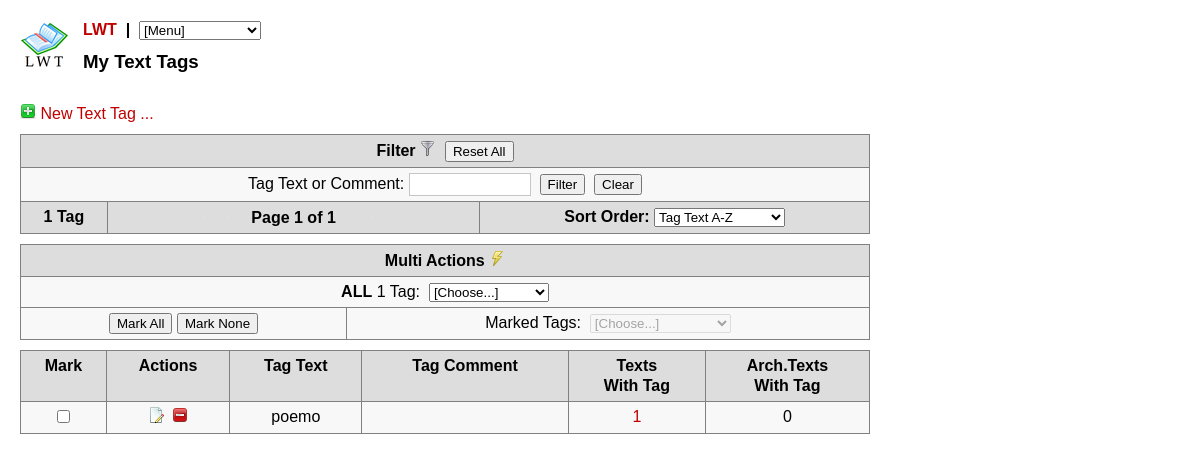
Page /lwt/edit_texttags.php on the committed database.
### tables this page shows
CREATE TABLE `tags2` (
  `T2ID` int(11) unsigned NOT NULL AUTO_INCREMENT,
  `T2Text` varchar(20) NOT NULL,
  `T2Comment` varchar(200) NOT NULL DEFAULT '',
  PRIMARY KEY (`T2ID`),
  UNIQUE KEY `T2Text` (`T2Text`)
);

### lwt/dbutils.inc.php (called while the page is built, shortened)
<?php
function do_mysqli_query($sql) {
	$res = mysqli_query($GLOBALS['DBCONNECTION'], $sql);
	if ($res == FALSE) {
		echo '</select></p></div><div style="padding: 1em; color:red; font-size:120%; background-color:#CEECF5;">' .
			'<p><b>Fatal Error in SQL Query:</b> ' .
			tohtml($sql) .
			'</p>' .
			'<p><b>Error Code &amp; Message:</b> [' .
			mysqli_errno($GLOBALS['DBCONNECTION']) .
			'] ' .
			tohtml(mysqli_error($GLOBALS['DBCONNECTION'])) .
			"</p></div><hr /><pre>Backtrace:\n\n";
		debug_print_backtrace ();
		echo '</pre><hr />';
		die('</body></html>');
	}
	else
		return $res;
}
function get_first_value($sql) {
	$res = do_mysqli_query($sql);
	$record = mysqli_fetch_assoc($res);
	if ($record)
		$d = $record["value"];
	else
		$d = NULL;
	return $d;
}
?>

### lwt/edit_texttags.php (the view, shortened to what this page needs)
<?php
require_once( 'dbutils.inc.php' );
require_once( 'utilities.inc.php' );
$currentsort = processDBParam("sort",'currenttexttagsort','1',1);
$currentpage = processSessParam("page","currenttexttagpage",'1',1);
$currentquery = processSessParam("query","currenttexttagquery",'',0);
$wh_query = convert_string_to_sqlsyntax(str_replace("*","%",$currentquery));
$wh_query = ($currentquery != '') ? (' and (T2Text like ' . $wh_query . ' or T2Comment like ' . $wh_query . ')') : '';
if (isset($_REQUEST['new'])) {
	?>
	<h4>New Tag</h4>
	<script type="text/javascript" src="js/unloadformcheck.js" charset="utf-8"></script>
	<form name="newtag" class="validate" action="<?php echo $_SERVER['PHP_SELF']; ?>" method="post">
	<table class="tab3" cellspacing="0" cellpadding="5">
	<tr>
	<td class="td1 right">Tag:</td>
	<td class="td1"><input class="notempty setfocus noblanksnocomma checkoutsidebmp" type="text" name="T2Text" data_info="Tag" value="" maxlength="20" size="20" /> <img src="icn/status-busy.png" title="Field must not be empty" alt="Field must not be empty" /></td>
	</tr>
	<tr>
	<td class="td1 right">Comment:</td>
	<td class="td1"><textarea class="textarea-noreturn checklength checkoutsidebmp" data_maxlength="200" data_info="Comment" name="T2Comment" cols="40" rows="3"></textarea></td>
	</tr>
	<tr>
	<td class="td1 right" colspan="2">
	<input type="button" value="Cancel" onclick="{resetDirty(); location.href='edit_texttags.php';}" />
	<input type="submit" name="op" value="Save" /></td>
	</tr>
	</table>
	</form>
	<?php
}
else {
	$sql = 'select count(T2ID) as value from ' . $tbpref . 'tags2 where (1=1) ' . $wh_query;
	$recno = get_first_value($sql);
	$maxperpage = getSettingWithDefault('set-tags-per-page');
	$limit = 'LIMIT ' . (($currentpage-1) * $maxperpage) . ',' . $maxperpage;
	$sorts = array('T2Text','T2Comment','T2ID desc','T2ID');
?>
<p><a href="<?php echo $_SERVER['PHP_SELF']; ?>?new=1"><img src="icn/plus-button.png" title="New" alt="New" /> New Text Tag ...</a></p>
<form name="form1" action="#" onsubmit="document.form1.querybutton.click(); return false;">
<table class="tab1" cellspacing="0" cellpadding="5">
<tr>
<th class="th1" colspan="4">Filter <img src="icn/funnel.png" title="Filter" alt="Filter" />&nbsp;
<input type="button" value="Reset All" onclick="{location.href='edit_texttags.php?page=1&amp;query=';}" /></th>
</tr>
<tr>
<td class="td1 center" colspan="4">
Tag Text or Comment:
<input type="text" name="query" value="<?php echo tohtml($currentquery); ?>" maxlength="50" size="15" />&nbsp;
<input type="button" name="querybutton" value="Filter" onclick="{val=document.form1.query.value; location.href='edit_texttags.php?page=1&amp;query=' + val;}" />&nbsp;
<input type="button" value="Clear" onclick="{location.href='edit_texttags.php?page=1&amp;query=';}" />
</td>
</tr>
<?php if($recno > 0) { ?>
<tr>
<th class="th1" colspan="1" nowrap="nowrap">
<?php echo $recno; ?> Tag<?php echo ($recno==1?'':'s'); ?>
</th><th class="th1" colspan="2" nowrap="nowrap">
</th><th class="th1" nowrap="nowrap">
Sort Order:
<select name="sort" onchange="{val=document.form1.sort.options[document.form1.sort.selectedIndex].value; location.href='edit_texttags.php?page=1&amp;sort=' + val;}"><?php echo get_tagsort_selectoptions($currentsort); ?></select>
</th></tr>
<?php } ?>
</table>
</form>
<?php
if ($recno==0) {
?>
<p>No tags found.</p>
<?php
} else {
?>
<form name="form2" action="<?php echo $_SERVER['PHP_SELF']; ?>" method="post">
<table class="tab1" cellspacing="0" cellpadding="5">
<tr><th class="th1 center" colspan="2">
Multi Actions <img src="icn/lightning.png" title="Multi Actions" alt="Multi Actions" />
</th></tr>
<tr><td class="td1 center" colspan="2">
<b>ALL</b> <?php echo ($recno == 1 ? '1 Tag' : $recno . ' Tags'); ?>:&nbsp;
<select name="allaction" onchange="allActionGo(document.form2, document.form2.allaction,<?php echo $recno; ?>);"><?php echo get_alltagsactions_selectoptions(); ?></select>
</td></tr>
<tr><td class="td1 center">
<input type="button" value="Mark All" onclick="selectToggle(true,'form2');" />
<input type="button" value="Mark None" onclick="selectToggle(false,'form2');" />
</td>
<td class="td1 center">Marked Tags:&nbsp;
<select name="markaction" id="markaction" disabled="disabled" onchange="multiActionGo(document.form2, document.form2.markaction);"><?php echo get_multipletagsactions_selectoptions(); ?></select>
</td></tr></table>
<table class="sortable tab1"  cellspacing="0" cellpadding="5">
<tr>
<th class="th1 sorttable_nosort">Mark</th>
<th class="th1 sorttable_nosort">Actions</th>
<th class="th1 clickable">Tag Text</th>
<th class="th1 clickable">Tag Comment</th>
<th class="th1 clickable">Texts<br />With Tag</th>
<th class="th1 clickable">Arch.Texts<br />With Tag</th>
</tr>
<?php
$sql = 'select T2ID, T2Text, T2Comment from ' . $tbpref . 'tags2 where (1=1) ' . $wh_query . ' order by ' . $sorts[$currentsort-1] . ' ' . $limit;
$res = do_mysqli_query($sql);
while ($record = mysqli_fetch_assoc($res)) {
	$c = get_first_value('select count(*) as value from ' . $tbpref . 'texttags where TtT2ID=' . $record['T2ID']);
	$ca = get_first_value('select count(*) as value from ' . $tbpref . 'archtexttags where AgT2ID=' . $record['T2ID']);
	echo '<tr>';
	echo '<td class="td1 center"><a name="rec' . $record['T2ID'] . '"><input name="marked[]" type="checkbox" class="markcheck" value="' . $record['T2ID'] . '" ' . checkTest($record['T2ID'], 'marked') . ' /></a></td>';
	echo '<td class="td1 center" nowrap="nowrap">&nbsp;<a href="' . $_SERVER['PHP_SELF'] . '?chg=' . $record['T2ID'] . '"><img src="icn/document--pencil.png" title="Edit" alt="Edit" /></a>&nbsp; <a class="confirmdelete" href="' . $_SERVER['PHP_SELF'] . '?del=' . $record['T2ID'] . '"><img src="icn/minus-button.png" title="Delete" alt="Delete" /></a>&nbsp;</td>';
	echo '<td class="td1 center">' . tohtml($record['T2Text']) . '</td>';
	echo '<td class="td1 center">' . tohtml($record['T2Comment']) . '</td>';
	echo '<td class="td1 center">' . ($c > 0 ? '<a href="edit_texts.php?page=1&amp;query=&amp;tag12=0&amp;tag2=&amp;tag1=' . $record['T2ID'] . '">' . $c . '</a>' : '0' ) . '</td>';
	echo '<td class="td1 center">' . ($ca > 0 ? '<a href="edit_archivedtexts.php?page=1&amp;query=&amp;tag12=0&amp;tag2=&amp;tag1=' . $record['T2ID'] . '">' . $ca . '</a>' : '0' ) . '</td>';
	echo '</tr>';
}
?>
</table>
</form>
<?php
}
}
?>

### lwt/css/styles.css (style rules this page uses)
body { background-color: #FFFFFF; color: #000000; font: 100%/1.25 "Lucida Grande",Arial,sans-serif,STHeiti,"Arial Unicode MS",MingLiu; margin: 20px; padding: 0px; }
input[type=text] { font: 85% "Lucida Grande",Arial,sans-serif,STHeiti,"Arial Unicode MS",MingLiu; border: 1px solid #C6C6C6; padding: 3px; }
p { margin: 5px 0 5px 0; padding: 0; }
table.tab1 { background-color: #f8f8f8; margin-bottom: 10px; margin-top: 10px; border-top: 1px solid #808080; border-left: 1px solid #808080; width: 850px; }
td.td1 { border-bottom: 1px solid #808080; border-right: 1px solid #808080; vertical-align: top; }
th.th1 { border-bottom: 1px solid #808080; border-right: 1px solid #808080; background-color: #DDDDDD; vertical-align: top; }
th.clickable { cursor: pointer; }
a { text-decoration: none; }
a:link { color: #C00000; }
img { border: 0pt none; }
.center { text-align: center; }

### rows in the picture
tags2: T2Text "poemo", T2ID "1", shows "0"

### other values in the picture
$titletext "My Text Tags"
$recno "1"
$pages "1"
